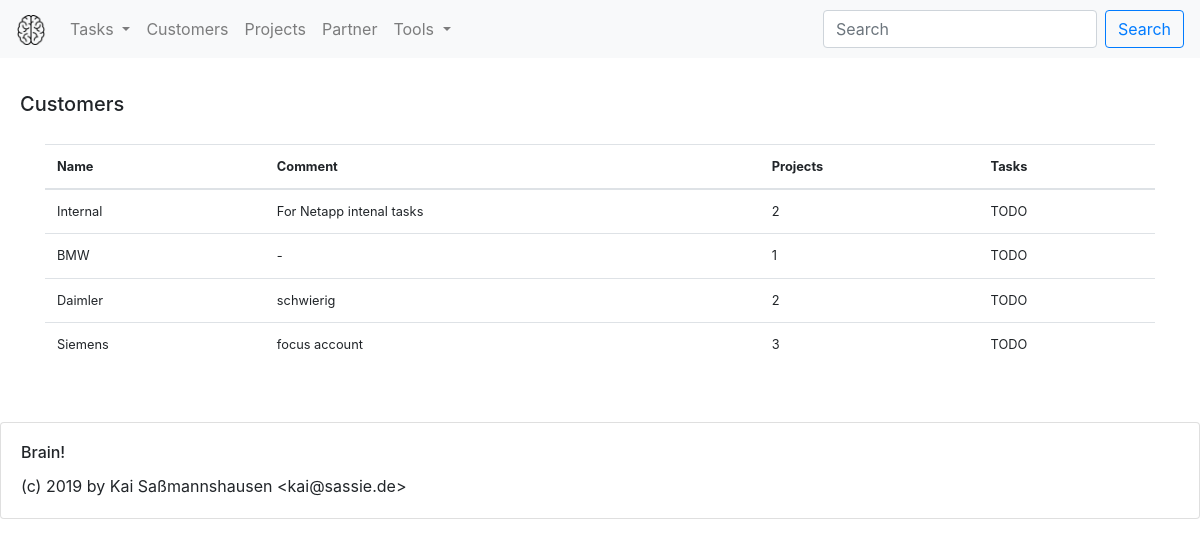
The app's page /customers/ with its own data.
### Brain/models.py (models this page shows, shortened)
class Customer(db.Model):
    __tablename__ = 'customers'
    id = db.Column(db.Integer, primary_key=True)
    name = db.Column(db.Text, nullable=False, unique=True)
    comment = db.Column(db.Text)
    projects = db.relationship('Project', backref='customer', lazy='dynamic')

### Brain/customers/views.py (the view)
@customers_blueprint.route('/', methods=['GET','POST'])
def index():
    all_customers = Customer.query.all()
    return render_template("customers.html", customers=all_customers)

### Brain/customers/templates/customers.html
{% extends "base.html" %}
{% block content %}
<br>
<div class="card-body">
      <h5>Customers</h5>
</div>
<div class="container small">
<table class="table table-hover">
  <thead>
    <tr>
      <th scope="col">Name</th>
      <th scope="col">Comment</th>
      <th scope="col">Projects</th>
      <th scope="col">Tasks</th>
    </tr>
  </thead>
  <tbody>
    {% for c in customers %}
    <tr>
      <td>{{c.name}}</td>
      <td>
        {% if c.comment != "" %}
          {{c.comment}}
        {% else %}
          -
        {% endif %}
        </td>
      <td>{{c.projects.count()}}</td>
      <td>TODO</td>
    </tr>
    {% endfor %}
  </tbody>
</table>
</div>
{% endblock %}

### Brain/templates/base.html (shortened to what this page needs)
<!DOCTYPE html>
<html lang="en" dir="ltr">
  <head>
    <link rel="stylesheet" href="https://stackpath.bootstrapcdn.com/bootstrap/4.3.1/css/bootstrap.min.css">
  </head>
  <body>
    <nav class="navbar navbar-expand navbar-light bg-light fixed-top">
      <a class="navbar-brand" href="{{ url_for("index") }}"><img src="{{url_for('static', filename='brain.png')}}" width="30" height="30" alt="Brain!"></a>
      <div class="collapse navbar-collapse" id="navbarSupportedContent">
        <ul class="navbar-nav mr-auto">
          <li class="nav-item dropdown">
            <a class="nav-link dropdown-toggle" href="#" id="navbarDropdown" role="button" data-toggle="dropdown" aria-haspopup="true" aria-expanded="false">
              Tasks
            </a>
          </li>
          <li class="nav-item">
            <a class="nav-link" href="{{url_for('customers.index')}}">Customers</a>
          </li>
          <li class="nav-item">
            <a class="nav-link" href="#">Projects</a>
          </li>
          <li class="nav-item">
            <a class="nav-link" href="{{url_for('partners.index')}}">Partner</a>
          </li>
          <li class="nav-item dropdown">
            <a class="nav-link dropdown-toggle" href="#" id="navbarDropdown" role="button" data-toggle="dropdown" aria-haspopup="true" aria-expanded="false">
              Tools
            </a>
          </li>
        </ul>
        <form class="form-inline my-2 my-lg-0">
          <input class="form-control mr-sm-2 " type="search" placeholder="Search" aria-label="Search">
          <button class="btn btn-outline-primary" type="submit">Search</button>
        </form>
      </div>
    </nav>
    <br><br>
    {% block content %}
    {% endblock %}
    <p><br></p>
    <div class="card">
      <div class="card-body">
        <h6 class="card-title">Brain!</h6>
        <p class="card-text">(c) 2019 by Kai Saßmannshausen {{'<'}}kai@sassie.de{{'>'}}</p>
      </div>
    </div>
  </body>
</html>

### records on screen
Customer: name "Internal", comment "For Netapp intenal tasks", projects.count "2"
Customer: name "BMW", projects.count "1"
Customer: name "Daimler", comment "schwierig", projects.count "2"
Customer: name "Siemens", comment "focus account", projects.count "3"

### other values on screen
{{ '<' }} "<"
{{ '>' }} ">"
